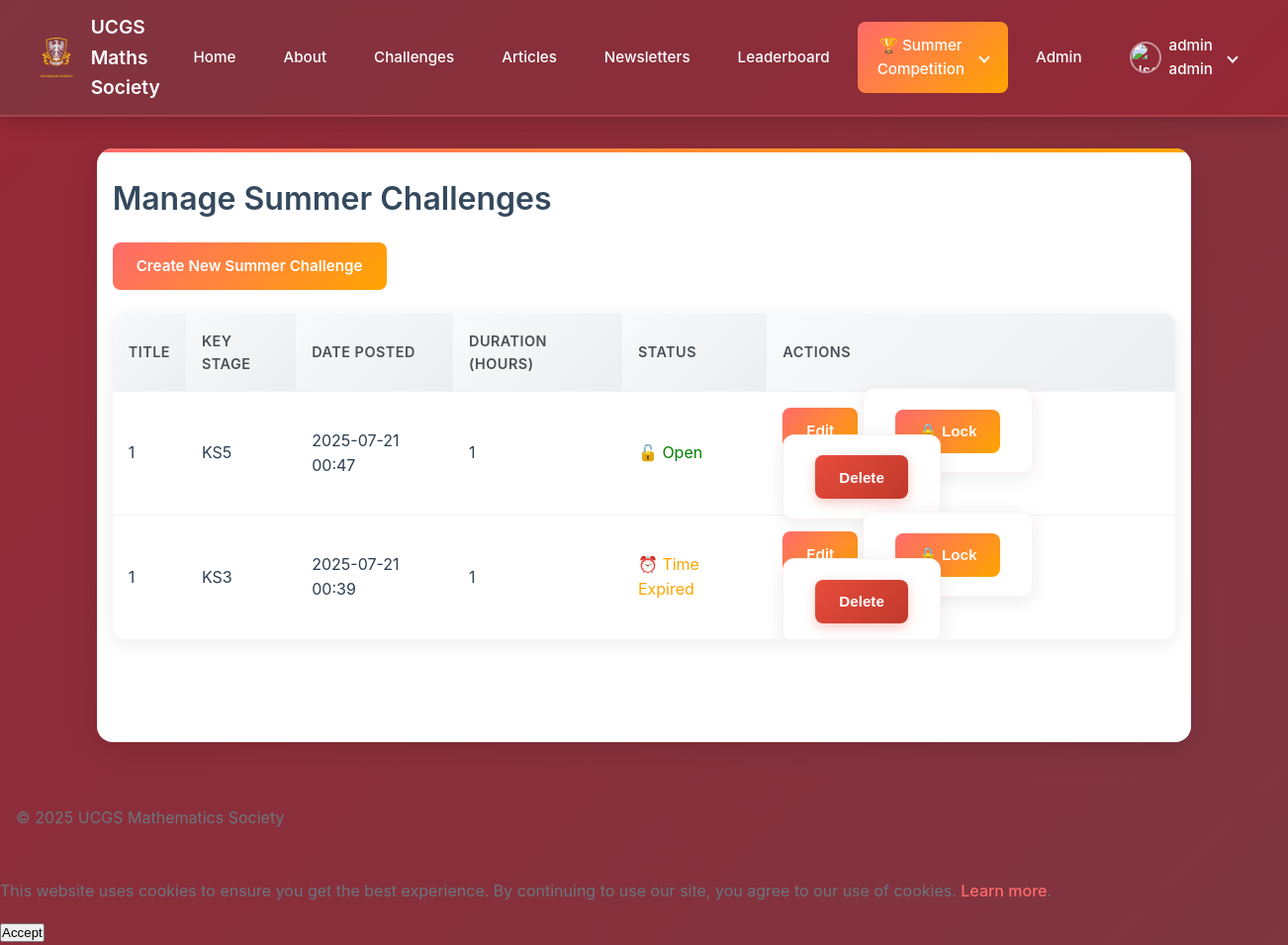
Screenshot of /admin/manage_summer_challenges (signed in) with the database file from the repository.
### app/models.py (models this page shows, shortened)
class User(UserMixin, db.Model):
    __tablename__ = "users"
    id = db.Column(db.Integer, primary_key=True)
    full_name = db.Column(db.String(100), nullable=False, index=True)
    year = db.Column(db.Integer)
    maths_class = db.Column(db.String(100))
    password_hash = db.Column(db.String(128))
    is_admin = db.Column(db.Boolean, default=False, nullable=False)
    key_stage = db.Column(db.String(3), nullable=False, index=True)
    school_id = db.Column(db.Integer, db.ForeignKey('school.id'), nullable=True, index=True)
    is_competition_participant = db.Column(db.Boolean, default=False, nullable=False)
    submissions = db.relationship(
        "AnswerSubmission",
        back_populates="user",
        lazy="dynamic",
        cascade="all, delete-orphan"
    )
    articles = db.relationship(
        "Article",
        back_populates="author",
        lazy="dynamic",
        cascade="all, save-update"
    )

class SummerChallenge(db.Model):
    __tablename__ = "summer_challenge"
    id = db.Column(db.Integer, primary_key=True)
    title = db.Column(db.String(100), nullable=False, index=True)
    content = db.Column(db.Text, nullable=False)
    date_posted = db.Column(db.DateTime, default=datetime.utcnow, nullable=False)
    duration_hours = db.Column(db.Integer, default=24, nullable=False)
    file_url = db.Column(db.String(100))
    key_stage = db.Column(db.String(3), nullable=False, index=True)
    is_manually_locked = db.Column(db.Boolean, default=False, nullable=False)  # Add this field
    answer_boxes = db.relationship(
        'SummerChallengeAnswerBox',
        back_populates='challenge',
        lazy='dynamic',
        cascade='all, delete-orphan',
        order_by="SummerChallengeAnswerBox.order"
    )
    submissions = db.relationship(
        'SummerSubmission',
        back_populates='challenge',
        lazy='dynamic'
    )
    @property
    def is_locked(self):
        from datetime import datetime, timedelta
        return (self.is_manually_locked or
                datetime.utcnow() > self.date_posted + timedelta(hours=self.duration_hours))

### app/admin/routes.py (the view)
@bp.route("/admin/manage_summer_challenges", methods=["GET", "POST"])
@login_required
@admin_required
def manage_summer_challenges():
    challenges = SummerChallenge.query.order_by(SummerChallenge.date_posted.desc()).all()
    return render_template("admin/manage_summer_challenges.html", challenges=challenges)

### app/__init__.py (called while the page is built)
def initialize_extensions(app):
    ckeditor.init_app(app)
    db.init_app(app)
    login_manager.init_app(app)
    migrate.init_app(app, db, render_as_batch=True)
    from app.models import User
    @login_manager.user_loader
    def load_user(user_id):
        return User.query.get(int(user_id))

### app/admin/routes.py (called while the page is built)
def admin_required(f):
    @wraps(f)
    def decorated_function(*args, **kwargs):
        if not current_user.is_admin:
            flash("You do not have permission to access this page.")
            return redirect(url_for("main.home"))
        return f(*args, **kwargs)
    return decorated_function

### app/templates/admin/manage_summer_challenges.html (shortened to what this page needs)
{% extends "base.html" %}
{% block content %}
<h2>Manage Summer Challenges</h2>
<a href="{{ url_for('admin.create_summer_challenge') }}" class="button">Create New Summer Challenge</a>
<table>
    <thead>
        <tr>
            <th>Title</th>
            <th>Key Stage</th>
            <th>Date Posted</th>
            <th>Duration (hours)</th>
            <th>Status</th>
            <th>Actions</th>
        </tr>
    </thead>
    <tbody>
    {% for challenge in challenges %}
        <tr>
            <td>{{ challenge.title }}</td>
            <td>{{ challenge.key_stage }}</td>
            <td>{{ challenge.date_posted.strftime('%Y-%m-%d %H:%M') }}</td>
            <td>{{ challenge.duration_hours }}</td>
            <td>
                {% if challenge.is_manually_locked %}
                    <span style="color: red; font-weight: bold;">🔒 Manually Locked</span>
                {% elif challenge.is_locked %}
                    <span style="color: orange;">⏰ Time Expired</span>
                {% else %}
                    <span style="color: green;">🔓 Open</span>
                {% endif %}
            </td>
            <td>
                <a href="{{ url_for('admin.edit_summer_challenge', challenge_id=challenge.id) }}" class="button">Edit</a>
                <form method="POST" action="{{ url_for('admin.toggle_summer_challenge_lock', challenge_id=challenge.id) }}" style="display:inline;">
                    {% if challenge.is_manually_locked %}
                        <button type="submit" class="button unlock-button" style="background-color: #28a745; color: white;" onclick="return confirm('Unlock this challenge? Students will be able to submit answers again.');">
                            🔓 Unlock
                        </button>
                    {% else %}
                        <button type="submit" class="button lock-button" style="background-color: #dc3545; color: white;" onclick="return confirm('Lock this challenge? Students will no longer be able to submit answers and answers will be revealed.');">
                            🔒 Lock
                        </button>
                    {% endif %}
                </form>
                <form method="POST" action="{{ url_for('admin.delete_summer_challenge', challenge_id=challenge.id) }}" style="display:inline;" onsubmit="return confirm('Delete this challenge?');">
                    <button type="submit" class="button delete-button">Delete</button>
                </form>
            </td>
        </tr>
    {% else %}
        <tr><td colspan="6">No summer challenges yet.</td></tr>
    {% endfor %}
    </tbody>
</table>
{% endblock %}

### app/templates/base.html (shortened to what this page needs)
<!DOCTYPE html>
<html lang="en">
    <head>
        <link rel="stylesheet" href="{{ url_for('static', filename='css/main.css') }}">
        <link rel="stylesheet" href="https://cdnjs.cloudflare.com/ajax/libs/mathquill/0.10.1/mathquill.min.css">
</head>
<body>
    <header>
        <nav class="nav-container">
            <a href="{{ url_for('main.home') }}" class="nav-logo">
                <img src="{{ url_for('static', filename='images/crest.png') }}" alt="UCGS Crest">
                <span>UCGS Maths Society</span>
            </a>
            <ul class="nav-menu" id="navMenu">
                <li><a href="{{ url_for('main.home') }}">Home</a></li>
                <li><a href="{{ url_for('main.about') }}">About</a></li>
                <li><a href="{{ url_for('main.challenges') }}">Challenges</a></li>
                <li><a href="{{ url_for('main.articles') }}">Articles</a></li>
                <li><a href="{{ url_for('main.newsletters') }}">Newsletters</a></li>
                <li><a href="{{ url_for('main.leaderboard') }}">Leaderboard</a></li>
                <li class="dropdown">
                    <a href="#" class="dropdown-toggle button summer-comp-button">
                        🏆 Summer Competition
                        <span class="dropdown-arrow"></span>
                    </a>
                </li>
                {% if current_user.is_anonymous %}
                    <li class="nav-auth"><a href="{{ url_for('auth.login') }}" class="button button-secondary">Login</a></li>
                    <li class="nav-auth"><a href="{{ url_for('auth.register') }}" class="button">Register</a></li>
                {% else %}
                    {% if current_user.is_admin %}
                        <li><a href="{{ url_for('admin.admin_index') }}">Admin</a></li>
                    {% endif %}
                    <li class="dropdown">
                         <a href="#" class="dropdown-toggle">
                            <img src="{{ url_for('static', filename='images/default-avatar.png') }}" class="nav-avatar" alt="User Avatar">
                            {{ current_user.full_name }}
                            <span class="dropdown-arrow"></span>
                        </a>
                    </li>
                {% endif %}
            </ul>
        </nav>
    </header>
    <main>
        {% block content %}{% endblock %}
    </main>
    <footer>
        <p>&copy; 2025 UCGS Mathematics Society</p>
    </footer>
<div id="cookie-consent-banner" class="cookie-banner">
    <p>
        This website uses cookies to ensure you get the best experience. By continuing to use our site, you agree to our use of cookies.
        <a href="{{ url_for('main.privacy_policy') }}">Learn more</a>.
    </p>
    <button id="accept-cookies" class="cookie-button">Accept</button>
</div>
</body>
</html>

### app/static/css/main.css (style rules this page uses)
* { margin: 0; padding: 0; box-sizing: border-box; }
body { font-family: -apple-system, BlinkMacSystemFont, 'Segoe UI', Roboto, Oxygen, Ubuntu, Cantarell, 'Fira Sans', 'Droid Sans', 'Helvetica Neue', sans-serif; line-height: 1.6; color: #2c3e50; background: linear-gradient(135deg, #962835 0%, #7e3641 100%); min-height: 100vh; display: flex; flex-direction: column; -webkit-font-smoothing: antialiased; -moz-osx-font-smoothing: grayscale; }
header { padding: 0; position: sticky; top: 0; z-index: 900; backdrop-filter: blur(10px); box-shadow: 0 2px 20px rgba(0,0,0,0.1); }
main, footer { padding: 2rem 1rem; }
main { width: 85%; max-width: 1400px; margin: 2rem auto; background: white; box-shadow: 0 8px 32px rgba(0, 0, 0, 0.1); min-height: calc(100vh - 200px); border-radius: 16px; overflow: hidden; position: relative; }
main::before { content: ''; position: absolute; top: 0; left: 0; right: 0; height: 4px; background: linear-gradient(90deg, #ff6b6b, #ffa500, #ff6b6b); background-size: 200% 100%; animation: gradientShift 3s ease-in-out infinite; }
h1, h2, h3 { margin-bottom: 1.5rem; color: #2c3e50; font-weight: 600; line-height: 1.2; }
h2 { font-size: 2rem; color: #34495e; }
p { margin-bottom: 1rem; color: #6c757d; font-weight: 400; }
.nav-container { display: flex; justify-content: space-between; align-items: center; width: 100%; padding: 0.75rem 2rem; background: linear-gradient(135deg, rgba(126, 54, 65, 0.95), rgba(150, 40, 53, 0.95)); box-shadow: 0 4px 20px rgba(0,0,0,0.1); border-bottom: 2px solid rgba(255, 107, 107, 0.3); position: relative; z-index: 1000; }
.nav-logo { display: flex; align-items: center; color: white; text-decoration: none; font-weight: 600; font-size: 1.2rem; }
.nav-logo img { height: 40px; margin-right: 10px; transition: transform 0.3s ease; }
.nav-menu { display: flex; align-items: center; list-style: none; margin: 0; padding: 0; gap: 0.5rem; }
.nav-menu li { position: relative; }
.nav-menu li a { color: #fff; text-decoration: none; padding: 0.75rem 1.25rem; border-radius: 8px; transition: all 0.3s ease; font-weight: 500; font-size: 0.95rem; display: flex; align-items: center; gap: 0.5rem; }
.nav-avatar { width: 32px; height: 32px; border-radius: 50%; border: 2px solid rgba(255, 255, 255, 0.5); }
.dropdown { position: relative; }
.dropdown-toggle .dropdown-arrow { border: solid white; border-width: 0 2px 2px 0; display: inline-block; padding: 3px; transform: rotate(45deg); transition: transform 0.3s ease; margin-left: 0.5rem; }
.summer-comp-button { background: linear-gradient(135deg, #ff6b6b, #ffa500); font-weight: bold; }
a { color: #ff6b6b; text-decoration: none; transition: all 0.3s ease; font-weight: 500; }
.button { display: inline-flex; align-items: center; gap: 0.5rem; padding: 0.75rem 1.5rem; background: linear-gradient(135deg, #ff6b6b, #ffa500); color: white; border: none; border-radius: 8px; text-decoration: none; transition: all 0.3s cubic-bezier(0.4, 0, 0.2, 1); font-weight: 600; cursor: pointer; font-size: 0.95rem; text-align: center; justify-content: center; min-height: 44px; }
.delete-button { background: linear-gradient(135deg, #e74c3c, #c0392b); box-shadow: 0 4px 12px rgba(231, 76, 60, 0.3); }
form { max-width: 95%; margin: 0 auto; background: white; padding: 2rem; border-radius: 12px; box-shadow: 0 4px 20px rgba(0,0,0,0.08); border: 1px solid rgba(255, 107, 107, 0.1); }
table { width: 100%; border-collapse: collapse; margin: 1.5rem 0; background: white; border-radius: 12px; overflow: hidden; box-shadow: 0 4px 20px rgba(0,0,0,0.08); }
table th, table td { padding: 1rem; text-align: left; border-bottom: 1px solid rgba(0,0,0,0.05); }
table th { background: linear-gradient(135deg, rgba(248, 249, 250, 0.9), rgba(233, 236, 239, 0.9)); font-weight: 600; color: #495057; font-size: 0.9rem; text-transform: uppercase; letter-spacing: 0.5px; }
table tr:last-child td { border-bottom: none; }

### rows the page displays
User: full_name "admin admin"
SummerChallenge: title "1", key_stage "KS5", date_posted "2025-07-21 00:47", duration_hours "1", is_manually_locked "🔓 Open"
SummerChallenge: title "1", key_stage "KS3", date_posted "2025-07-21 00:39", duration_hours "1", is_manually_locked "⏰ Time Expired"
